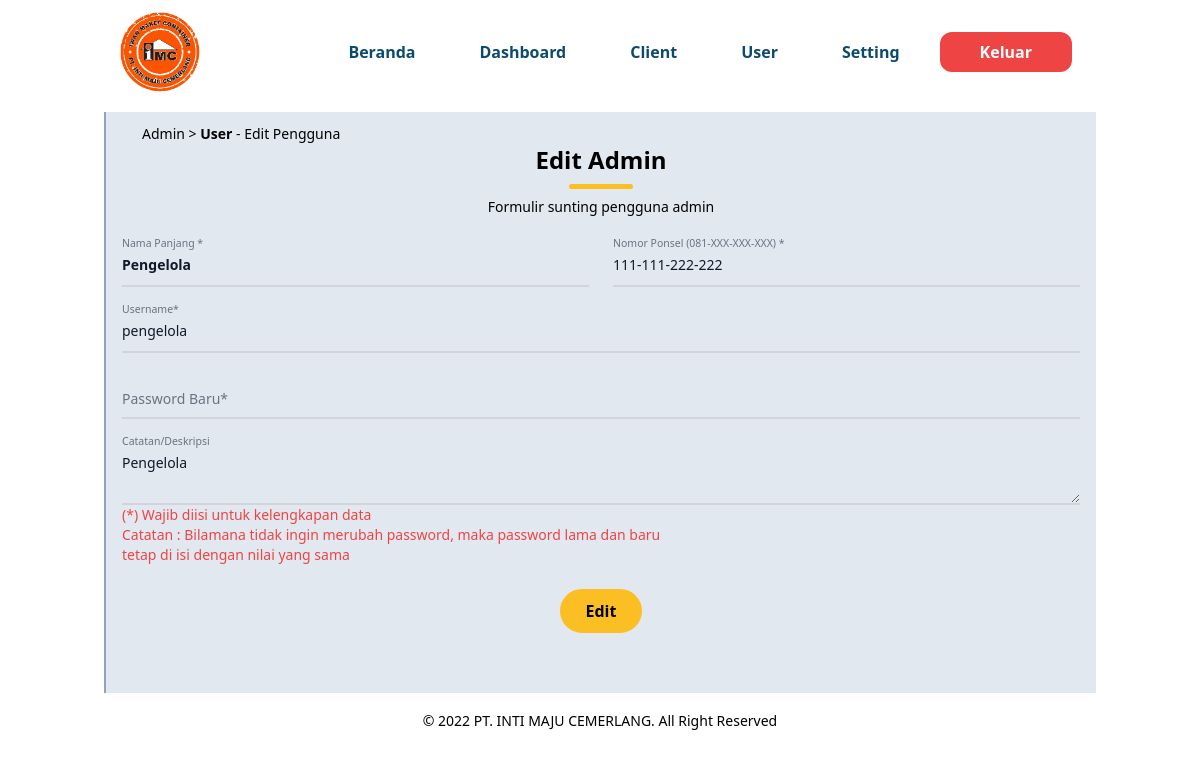
Page /admin/usere.php?id_admin=2 (signed in) on the committed database.
### tables this page shows
CREATE TABLE `user` (
  `id_admin` int(11) NOT NULL,
  `kategori` varchar(255) NOT NULL COMMENT 'Kategori Admin (1.Pengelola(ALL) 2.Administrator(NOT-ALL))',
  `nama_admin` varchar(255) NOT NULL COMMENT 'Nama Admin',
  `telepon` varchar(255) NOT NULL COMMENT 'Nomor Ponsel Admin',
  `username_admin` varchar(255) NOT NULL COMMENT 'Nama Pengguna Admin',
  `pass_admin` text NOT NULL COMMENT 'Password Admin',
  `catatan_admin` text NOT NULL COMMENT 'Catatan Admin',
  `log_user` varchar(255) NOT NULL COMMENT 'Rekam Jejak Log-in Admin'
);

### admin/usere.php (the view, shortened to what this page needs)
<?php include 'database/connectiondb.php'; include 'database/important.php'; include 'database/session_false.php';
    $id_user = $_GET['id_admin'];
?>
<!DOCTYPE html>
<html lang="en">
<head>
    <link rel="stylesheet" href="../dist/output.css">
</head>
<body>
    <header class="bg-transparent absolute top-0 left-0 w-full flex items-center z-10 py-3">
        <div class="container">
            <div class="flex items-center justify-between relative">
                <div class="px-4">
                    <a href="#"><img src="../dist/img/logo-pt.png" alt="Logo Kami" width="80" title="PT.Inti Maju Cemerlang"></a>
                </div>
                <div class="flex items-center px-4">
                <nav id="nav-menu" class="hidden absolute py-5 bg-white shadow-lg rounded-lg max-w-[250px] w-full right-4 top-full lg:block lg:static lg:bg-transparent lg:max-w-full lg:shadow-none lg:rounded-none">
                    <ul class="block lg:flex">
                        <li class="group"><a href="../index.php" class="text-base font-semibold text-dark py-2 mx-8 flex group-hover:text-primary transition duration-300 ease-in-out">Beranda</a></li>
                        <li class="group"><a href="dashboard.php" class="text-base font-semibold text-dark py-2 mx-8 flex group-hover:text-primary transition duration-300 ease-in-out">Dashboard</a></li>
                        <li class="group"><a href="clientdm.php" class="text-base font-semibold text-dark py-2 mx-8 flex group-hover:text-primary transition duration-300 ease-in-out">Client</a></li>
                        <li class="group"><a href="" class="text-base font-semibold text-dark py-2 mx-8 flex group-hover:text-primary transition duration-300 ease-in-out">User</a></li>
                        <li class="group"><a href="setting.php" class="text-base font-semibold text-dark py-2 mx-8 flex group-hover:text-primary transition duration-300 ease-in-out">Setting</a></li>
                        <li class="group"><a href="database/logout.php" class="text-base font-semibold text-white rounded-xl py-2 px-10 mx-2 flex bg-red-500 hover:bg-red-700 group-hover:text-gray-200 transition duration-300 ease-in-out">Keluar</a></li>
                    </ul>
                </nav>
                </div>
            </div>
         </div>
    </header>
    <content class="pt-3.5">
        <section class="pt-28 pb-1">
            <div class="container">
                <div class="w-full px-4 pb-10 bg-slate-200 border-l-2 border-slate-400">
                    <div class="px-5 py-3 text-center">
                        <p class="text-sm text-left">Admin > <span class="font-bold">User</span> - Edit Pengguna</p>
                        <h4 class="text-2xl font-bold text-center">Edit Admin</h4>
                        <hr class="w-16 mx-auto mt-2 mb-2 border-b-4 rounded-full border-primary">
                        <p class="text-sm mb-4 text-center">Formulir sunting pengguna admin </p>
                    </div>
                    <?php
                        $query_edit = "SELECT * FROM user WHERE id_admin='$id_user'";
                        $result_edit = mysqli_query($koneksi, $query_edit);
                        $edit = mysqli_fetch_assoc($result_edit);
                    ?>
                    <form action="database/edit.php" method="post" class="">
                        <div class="grid md:grid-cols-2 md:gap-6">
                            <div class="relative z-0 mb-6 w-full group">
                                <input type="text" name="nama" value="<?php echo $edit['nama_admin'] ?>" id="nama" class="block py-2.5 px-0 w-full font-semibold text-sm text-gray-900 bg-transparent border-0 border-b-2 border-gray-300 appearance-none focus:outline-none focus:ring-0 focus:border-blue-600 peer" placeholder=" " required="">
                                <label for="nama" class="peer-focus:font-medium absolute text-sm text-gray-500  duration-300 transform -translate-y-6 scale-75 top-3 -z-10 origin-[0] peer-focus:left-0 peer-focus:text-blue-600 peer-focus:dark:text-blue-500 peer-placeholder-shown:scale-100 peer-placeholder-shown:translate-y-0 peer-focus:scale-75 peer-focus:-translate-y-6">Nama Panjang *</label>
                            </div>
                            <div class="relative z-0 mb-6 w-full group">
                                <input type="tel" name="telepon" value="<?php echo $edit['telepon'] ?>" id="telepon" class="block py-2.5 px-0 w-full text-sm text-gray-900 bg-transparent border-0 border-b-2 border-gray-300 appearance-none focus:outline-none focus:ring-0 focus:border-blue-600 peer" placeholder=" " required="">
                                <label for="telepon" class="peer-focus:font-medium absolute text-sm text-gray-500  duration-300 transform -translate-y-6 scale-75 top-3 -z-10 origin-[0] peer-focus:left-0 peer-focus:text-blue-600 peer-focus:dark:text-blue-500 peer-placeholder-shown:scale-100 peer-placeholder-shown:translate-y-0 peer-focus:scale-75 peer-focus:-translate-y-6">Nomor Ponsel (081-XXX-XXX-XXX) *</label>
                            </div>
                        </div>
                        <div class="relative z-0 mb-6 w-full group">
                            <input type="text" name="username" id="username" value="<?php echo $edit['username_admin'] ?>" class="block py-2.5 px-0 w-full text-sm text-gray-900 bg-transparent border-0 border-b-2 border-gray-300 appearance-none focus:outline-none focus:ring-0 focus:border-blue-600 peer" placeholder=" " required="">
                            <label for="username" class="peer-focus:font-medium absolute text-sm text-gray-500  duration-300 transform -translate-y-6 scale-75 top-3 -z-10 origin-[0] peer-focus:left-0 peer-focus:text-blue-600 peer-focus:dark:text-blue-500 peer-placeholder-shown:scale-100 peer-placeholder-shown:translate-y-0 peer-focus:scale-75 peer-focus:-translate-y-6">Username*</label>
                        </div>
                        <div class="relative z-0 mb-6 w-full group">
                            <input type="password" value="<?php echo NULL?>" name="password_baru" id="password_baru" class="block py-2.5 px-0 w-full text-sm text-gray-900 bg-transparent border-0 border-b-2 border-gray-300 appearance-none focus:outline-none focus:ring-0 focus:border-blue-600 peer" placeholder=" " required="">
                            <label for="password_baru" class="peer-focus:font-medium absolute text-sm text-gray-500  duration-300 transform -translate-y-6 scale-75 top-3 -z-10 origin-[0] peer-focus:left-0 peer-focus:text-blue-600 peer-focus:dark:text-blue-500 peer-placeholder-shown:scale-100 peer-placeholder-shown:translate-y-0 peer-focus:scale-75 peer-focus:-translate-y-6">Password Baru*</label>
                        </div>
                        <div class="relative z-0 mb-6 w-full group">
                            <textarea name="catatan" id="catatan" class="block py-2.5 px-0 w-full text-sm text-gray-900 bg-transparent border-0 border-b-2 border-gray-300 appearance-none focus:outline-none focus:ring-0 focus:border-blue-600 peer" rows="2"><?php echo $edit['catatan_admin'] ?></textarea>
                            <label for="catatan" class="peer-focus:font-medium absolute text-sm text-gray-500  duration-300 transform -translate-y-6 scale-75 top-3 -z-10 origin-[0] peer-focus:left-0 peer-focus:text-blue-600 peer-focus:dark:text-blue-500 peer-placeholder-shown:scale-100 peer-placeholder-shown:translate-y-0 peer-focus:scale-75 peer-focus:-translate-y-6">Catatan/Deskripsi</label>
                            <p class="text-sm text-red-500">(*) Wajib diisi untuk kelengkapan data</p>
                            <p class="text-sm text-red-500">Catatan : Bilamana tidak ingin merubah password, maka password lama dan baru<br>tetap di isi dengan nilai yang sama</p>
                        </div>
                        <div class="w-full text-center mx-auto">
                            <input value="Edit" name="edit_user" type="submit" class="py-2 px-6 font-semibold mb-5 bg-primary border-2 border-primary transition duration-300 hover:shadow-lg hover:opacity-80 rounded-3xl ease-in-out">
                        </div>
                    </form>
                </div>
            </div>
        </section>
    </content>
    <footer class="pt-3.5">
        <div class="container">
            <div class="w-full px-4 text-center">
                <h5 class="text-sm">&copy <?php echo date('Y'); ?> PT. INTI MAJU CEMERLANG. All Right Reserved</h5>
            </div>
        </div>
    </footer>
</body>
</html>

### rows in the picture
user: nama "Pengelola", telepon "111-111-222-222", username "pengelola", catatan "Pengelola"
